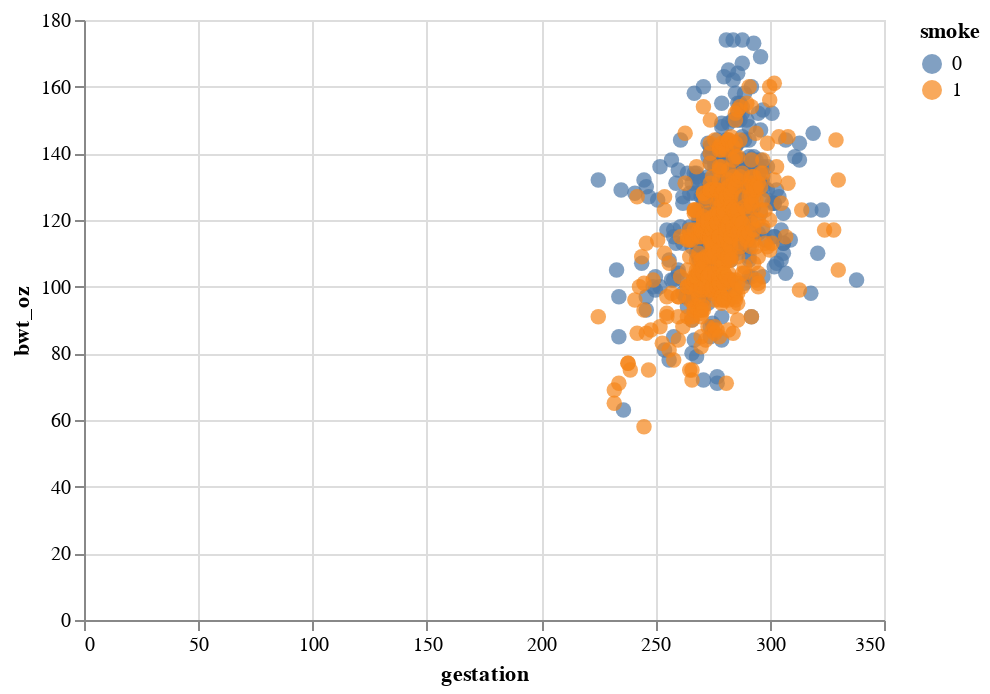

Write notebook code for a chart like this one.
### Code cell
import altair as alt
import numpy as np


source = gest_225
#alt.data_transformers.disable_max_rows()

alt.Chart(source).mark_circle(size=60).encode(
    x='gestation:Q', #scale = alt.Scale(zero=False),
    y='bwt_oz:Q', 
    color='smoke:N', 
    tooltip=['smoke']
).interactive()

### Figure 1 — Vega-Lite specification as saved in the notebook (floating-point values rounded to 4 significant figures; data arrays with more than 128 entries replaced by an {"elided": "..."} marker saying what was removed)
{"config": {"view": {"continuousWidth": 400, "continuousHeight": 300}}, "data": {"name": "data-5c11ce9493b1998d935ca980bafcae6c"}, "mark": {"type": "circle", "size": 60}, "encoding": {"color": {"type": "nominal", "field": "smoke"}, "tooltip": [{"type": "quantitative", "field": "smoke"}], "x": {"type": "quantitative", "field": "gestation"}, "y": {"type": "quantitative", "field": "bwt_oz"}}, "selection": {"selector001": {"type": "interval", "bind": "scales", "encodings": ["x", "y"]}}, "$schema": "https://vega.github.io/schema/vega-lite/v4.8.1.json", "datasets": {"data-5c11ce9493b1998d935ca980bafcae6c": {"elided": "864 records"}}}
